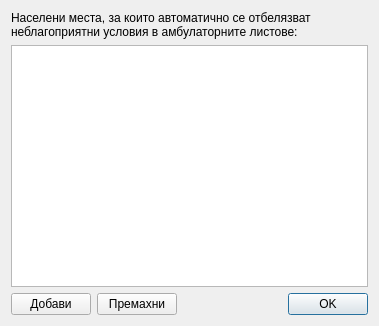
<?xml version="1.0" encoding="UTF-8"?>
<ui version="4.0">
 <class>UnfavourableDialog</class>
 <widget class="QDialog" name="UnfavourableDialog">
  <property name="geometry">
   <rect>
    <x>0</x>
    <y>0</y>
    <width>379</width>
    <height>326</height>
   </rect>
  </property>
  <property name="windowTitle">
   <string>Dialog</string>
  </property>
  <layout class="QVBoxLayout" name="verticalLayout">
   <item>
    <widget class="QLabel" name="label">
     <property name="text">
      <string>Населени места, за които автоматично се отбелязват неблагоприятни условия в амбулаторните листове:</string>
     </property>
     <property name="wordWrap">
      <bool>true</bool>
     </property>
    </widget>
   </item>
   <item>
    <widget class="QListWidget" name="listWidget"/>
   </item>
   <item>
    <layout class="QHBoxLayout" name="horizontalLayout">
     <item>
      <widget class="QPushButton" name="addButton">
       <property name="text">
        <string>Добави</string>
       </property>
       <property name="default">
        <bool>false</bool>
       </property>
      </widget>
     </item>
     <item>
      <widget class="QPushButton" name="removeButton">
       <property name="text">
        <string>Премахни</string>
       </property>
       <property name="autoDefault">
        <bool>false</bool>
       </property>
      </widget>
     </item>
     <item>
      <spacer name="horizontalSpacer">
       <property name="orientation">
        <enum>Qt::Horizontal</enum>
       </property>
       <property name="sizeHint" stdset="0">
        <size>
         <width>40</width>
         <height>20</height>
        </size>
       </property>
      </spacer>
     </item>
     <item>
      <widget class="QPushButton" name="okButton">
       <property name="text">
        <string>OK</string>
       </property>
       <property name="default">
        <bool>true</bool>
       </property>
      </widget>
     </item>
    </layout>
   </item>
  </layout>
 </widget>
 <resources/>
 <connections/>
</ui>
